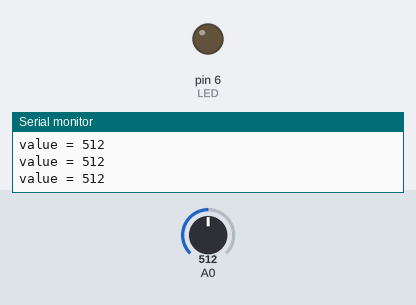
Bench run of a sketch on a simulated Arduino Uno, built with avr-gcc and run on an emulated ATmega328P. On the bench: output pins drawn as LEDs (lit = HIGH), the last lines printed to the serial monitor. Inputs (shaded band) come from the test bench; at power-on: A0 = 512.

Above: at 1.3 s.
1.4 s: A0 set to 309
2.9 s: A0 set to 283
At 3.6 s:
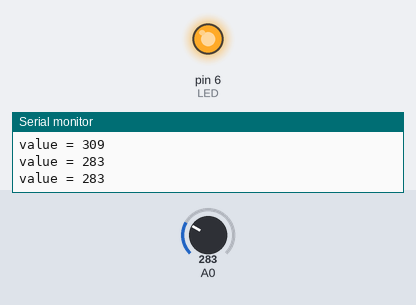
4.5 s: A0 set to 306
At 4.8 s:
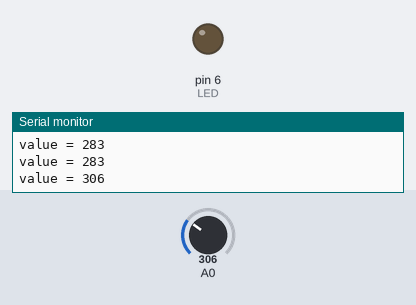
6.0 s: A0 set to 290
At 7.2 s:
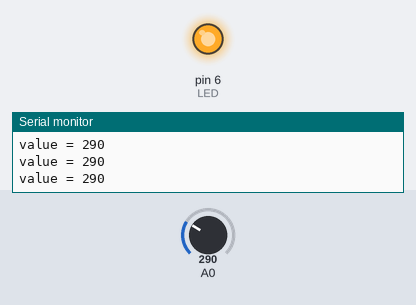
Timing chart, 0 to 8.5 s (numbered marks = the images above; inputs shaded):
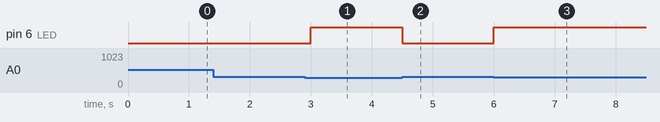

The sketch:

G04_P02_LDR_LED.ino
```cpp
/*
   Board: Arduino UNO

   Poject Description: Light sensor, the LED will be OFF during day time and
   when it get dark the light will turn ON.

   url: https://github.com/sfad/arduino_projects
*/

#define LED 6
#define THRESHOLD 300

void setup() {
    Serial.begin(9600);    // Initialize the terminal with 9600 baud rate
    pinMode(LED, OUTPUT);  // set PIN #9 as output
}

void loop() {
    int value = analogRead(A0);  // read analog from port A0 (10 bit)

    if (value > THRESHOLD)       // is value > threshold const means day time
        digitalWrite(LED, LOW);  // turn OFF the LED
    else
        digitalWrite(LED, HIGH);  // turn ON the LED
    // Write data to terimal
    Serial.print("value = ");
    Serial.println(value);
    delay(500);  // wait 0.5 second (practically it's a good idea to increase
                 // the time)
                 //  and use WDT.
}
```

Measured:
- the behaviour switches between 301 and 300 on A0 (found by bisection; images 0 and 1)
- after the input at 2.9 s, pin 6 (LED): LOW → HIGH after 0.10 s
- after the input at 4.5 s, pin 6 (LED): HIGH → LOW at once
- after the input at 6.0 s, pin 6 (LED): LOW → HIGH at once
